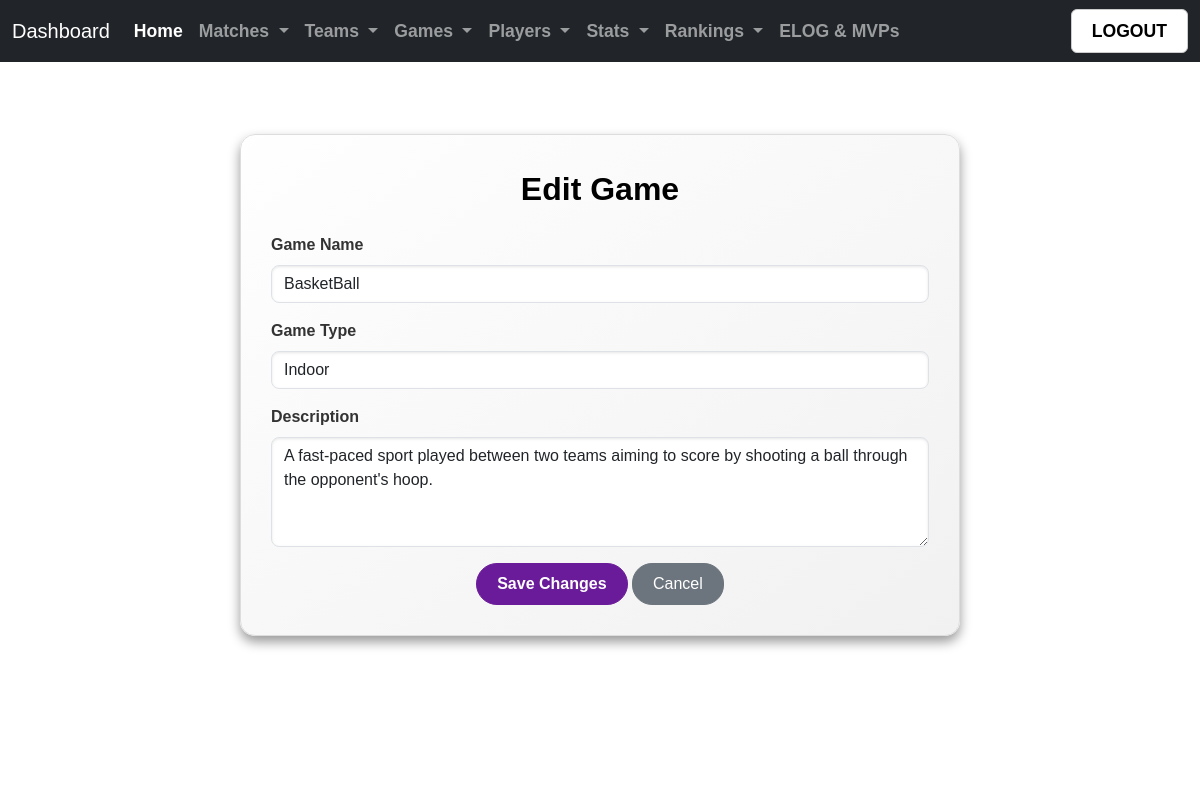
Screenshot of /dashboard/games/edit/2/ with the database file from the repository.
### home/models.py (models this page shows, shortened)
class Game(models.Model):
    game_id = models.AutoField(primary_key=True)
    game_name = models.CharField(max_length=100, unique=True)
    house = models.ForeignKey(House, on_delete=models.CASCADE, null=True, blank=True)
    description = models.TextField()
    type = models.CharField(max_length=50)
    score = models.IntegerField(null=True, blank=True)

### home/views.py (the view, shortened to what this page needs)
# urls.py: path('dashboard/games/edit/<int:game_id>/', views.edit_game, name='edit_game'),
def edit_game(request, game_id):
    game = get_object_or_404(Game, game_id=game_id)
    return render(request, 'EditGame.html', {
        'game': game,
    })

### templates/EditGame.html (shortened to what this page needs)
{% extends 'base.html' %}
{% load static %}
{% block content %}
<div class="overlay"></div>
<div class="container py-5">
    <div class="row justify-content-center">
        <div class="col-md-8">
            <div class="form-container">
                <div class="form-header">
                    Edit Game
                </div>
                <form method="post" action="{% url 'edit_game' game.game_id %}">
                    <div class="mb-3">
                        <label for="game_name" class="form-label">Game Name</label>
                        <input type="text" class="form-control" id="game_name" name="game_name" value="{{ game.game_name }}" required>
                    </div>
                    <div class="mb-3">
                        <label for="game_type" class="form-label">Game Type</label>
                        <select class="form-control" id="game_type" name="game_type">
                            <option value="Indoor" {% if game.game_type == "Indoor" %}selected{% endif %}>Indoor</option>
                        </select>
                    </div>
                    <div class="mb-3">
                        <label for="description" class="form-label">Description</label>
                        <textarea class="form-control" id="description" name="description" rows="4" required>{{ game.description }}</textarea>
                    </div>
                    <div class="text-center">
                        <button type="submit" class="btn btn-primary">Save Changes</button>
                        <a href="{% url 'view_game' %}" class="btn btn-secondary">Cancel</a>
                    </div>
                </form>
            </div>
        </div>
    </div>
</div>
{% endblock %}

### rows the page displays
Game: game_name "BasketBall", description "A fast-paced sport played between two teams aiming to score by shooting a ball through the opponent's hoop."
